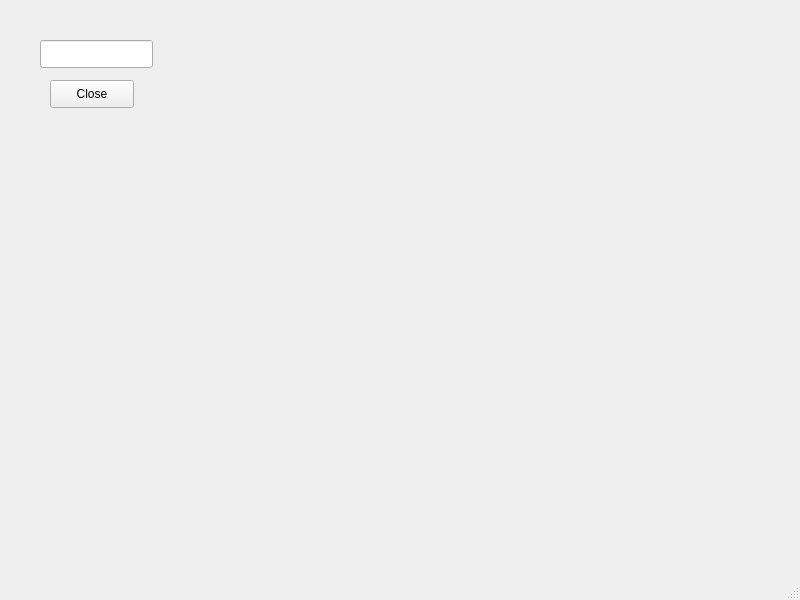
<?xml version="1.0" encoding="UTF-8"?>
<ui version="4.0">
 <class>slideHypCam</class>
 <widget class="QMainWindow" name="slideHypCam">
  <property name="geometry">
   <rect>
    <x>0</x>
    <y>0</y>
    <width>800</width>
    <height>600</height>
   </rect>
  </property>
  <property name="windowTitle">
   <string>MainWindow</string>
  </property>
  <widget class="QWidget" name="centralwidget">
   <widget class="QLineEdit" name="txtValToSend">
    <property name="geometry">
     <rect>
      <x>40</x>
      <y>40</y>
      <width>113</width>
      <height>28</height>
     </rect>
    </property>
   </widget>
   <widget class="QPushButton" name="pbSendSerial">
    <property name="geometry">
     <rect>
      <x>50</x>
      <y>80</y>
      <width>84</width>
      <height>28</height>
     </rect>
    </property>
    <property name="text">
     <string>Close</string>
    </property>
   </widget>
  </widget>
  <widget class="QMenuBar" name="menubar">
   <property name="geometry">
    <rect>
     <x>0</x>
     <y>0</y>
     <width>800</width>
     <height>25</height>
    </rect>
   </property>
  </widget>
  <widget class="QStatusBar" name="statusbar"/>
 </widget>
 <resources/>
 <connections/>
</ui>
